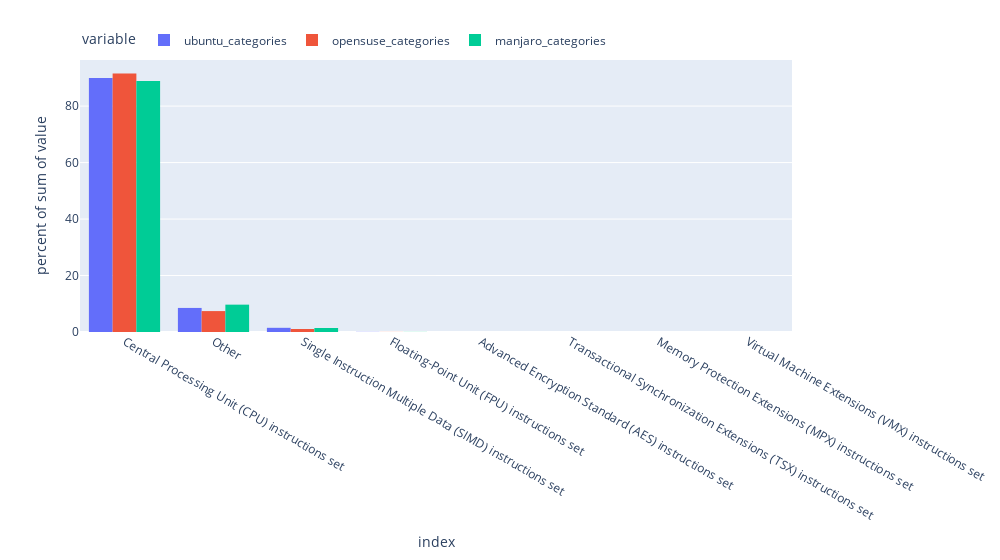

Notebook source saved alongside this figure:
### Markdown cell above
### Build a histogram of the total instruction category usage

### Code cell
total_categories_histogram(width=1000)

### Figure 1 — Plotly figure (JSON) as saved in the notebook; plotly's stock layout.template omitted (floating-point values rounded to 4 significant figures)
{"data": [{"alignmentgroup": "True", "bingroup": "x", "histfunc": "sum", "histnorm": "percent", "hovertemplate": "variable=ubuntu_categories<br>index=%{x}<br>percent of sum of value=%{y}<extra></extra>", "legendgroup": "ubuntu_categories", "marker": {"color": "#636efa", "pattern": {"shape": ""}}, "name": "ubuntu_categories", "offsetgroup": "ubuntu_categories", "orientation": "v", "showlegend": true, "type": "histogram", "x": ["Central Processing Unit (CPU) instructions set", "Other", "Single Instruction Multiple Data (SIMD) instructions set", "Floating-Point Unit (FPU) instructions set", "Advanced Encryption Standard (AES) instructions set", "Transactional Synchronization Extensions (TSX) instructions set", "Memory Protection Extensions (MPX) instructions set", "Virtual Machine Extensions (VMX) instructions set"], "xaxis": "x", "y": [175759878, 16657752, 2900414, 109111, 2710, 195, 5, 4], "yaxis": "y"}, {"alignmentgroup": "True", "bingroup": "x", "histfunc": "sum", "histnorm": "percent", "hovertemplate": "variable=opensuse_categories<br>index=%{x}<br>percent of sum of value=%{y}<extra></extra>", "legendgroup": "opensuse_categories", "marker": {"color": "#EF553B", "pattern": {"shape": ""}}, "name": "opensuse_categories", "offsetgroup": "opensuse_categories", "orientation": "v", "showlegend": true, "type": "histogram", "x": ["Central Processing Unit (CPU) instructions set", "Other", "Single Instruction Multiple Data (SIMD) instructions set", "Floating-Point Unit (FPU) instructions set", "Advanced Encryption Standard (AES) instructions set", "Transactional Synchronization Extensions (TSX) instructions set", "Memory Protection Extensions (MPX) instructions set", "Virtual Machine Extensions (VMX) instructions set"], "xaxis": "x", "y": [192347896, 15565456, 2220457, 60396, 5520, 130, 8, 6], "yaxis": "y"}, {"alignmentgroup": "True", "bingroup": "x", "histfunc": "sum", "histnorm": "percent", "hovertemplate": "variable=manjaro_categories<br>index=%{x}<br>percent of sum of value=%{y}<extra></extra>", "legendgroup": "manjaro_categories", "marker": {"color": "#00cc96", "pattern": {"shape": ""}}, "name": "manjaro_categories", "offsetgroup": "manjaro_categories", "orientation": "v", "showlegend": true, "type": "histogram", "x": ["Central Processing Unit (CPU) instructions set", "Other", "Single Instruction Multiple Data (SIMD) instructions set", "Floating-Point Unit (FPU) instructions set", "Advanced Encryption Standard (AES) instructions set", "Transactional Synchronization Extensions (TSX) instructions set", "Memory Protection Extensions (MPX) instructions set", "Virtual Machine Extensions (VMX) instructions set"], "xaxis": "x", "y": [220889021, 24078434, 3549058, 92568, 4169, 189, 8, 4], "yaxis": "y"}], "layout": {"barmode": "group", "legend": {"orientation": "h", "title": {"text": "variable"}, "tracegroupgap": 0, "x": 0, "xanchor": "left", "y": 1.02, "yanchor": "bottom"}, "margin": {"t": 60}, "width": 1000, "xaxis": {"anchor": "y", "domain": [0, 1], "title": {"text": "index"}}, "yaxis": {"anchor": "x", "domain": [0, 1], "title": {"text": "percent of sum of value"}}}}
